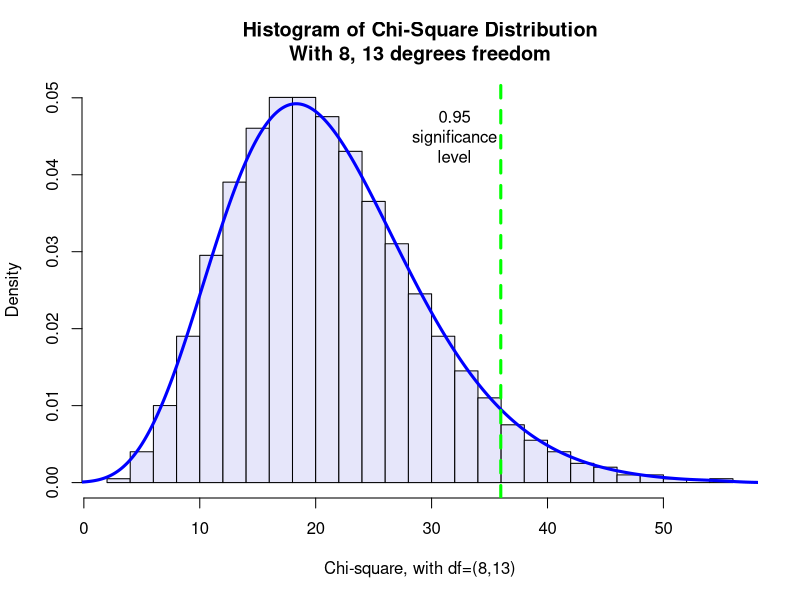

Recreate this plot in R.
#############################################
#                                           #
# Author:     FirstName LastName            #
# Date:       10/25/2018                    #
# Subject:    Project 0                     #
# Class:      BDAT 640                      #
# Section:    01W                           #         
# Instructor: Chris Shannon                 #
# File Name:  Project0_LastName_FirstName.R #
#                                           #
#############################################

# 1.1 Read the dataset in titanic2.csv into R.
#     Call the loaded data titanic.
titanic <- read.csv("titanic2.csv", header=T)

# 1.2 Make sure that you have the directory set 
#     to the correct location for the data.
#setwd("R:/bdat640_19_SP01")

# 2.1 How many rows are in the data frame?
#     Answer: 14
nrow(titanic)

# 2.2 How many columns? 
#     Answer: 5
ncol(titanic)

       
# 2.3 What do the rows and columns represent?
#     Answer: Each row represents class of passenger or crew,
#             Each column represents a characteristic
#             for each passenger, which include the
#             characteristics Clas, Sex, Age, Survived, Died.

# NOTE: MAKE SURE YOU WRAP LONG LINES SO THAT THEY ARE
#       EASILY READ IN A TEXT EDITOR, AS IN THE ABOVE ANSWER
#       THE NEXT LINE IS AN EXAMPLE OF WHAT NOT TO DO:
#     Answer: Each row represents class of passenger or crew, Each column represents a characteristic For each passenger, which include the characteristics Clas, Sex, Age, Survived, Died.
#
#     YOU WILL LOSE POINTS IF COMMENT LINES ARE TOO LONG!

# 3.1 Select the 1st, 5th, and 10th rows with
#     columns Class and Age.
#     Answer:
#    Class   Age    Sex Survived Died
# 1    1st Child Female        1    0
# 5    2nd Adult Female       11    0
# 10   3rd Child   Male       76   89
# THIS IS TABULAR DATA, SO YOU MAY TAKE A SCREEN SHOT 
# OF THIS FOR INCLUDING IN YOUR MICROSOFT WORD DOCUMENT.
titanic[c(1,5,10),c("Class", "Age")]

# 4.1 Regress Survived and Died on the predictors Class, Sex and Age
#     using the two-column form for the dependent variable.
fit <- glm(cbind(Survived, Died) ~ Class + Sex + Age,
           family=binomial, 
           data=titanic)

# THIS IS TABULAR DATA, SO YOU MAY TAKE A SCREEN SHOT 
# OF THIS FOR INCLUDING IN YOUR MICROSOFT WORD DOCUMENT.
summary(fit) 

# 4.2 Are any of the predictors associated with survival?
# Answer: AgeChild is positively associated with survival.
#         Class2nd, Class3rd, ClassCrew and SexMale are
#         all negatively associated with survival.

# 4.3 If so, explain the relationship based on the t-statistics.
# Answer: The t-statistics for AgeChild, Class2nd, Class3rd, ClassCrew
#         and SexMale are all well below the significance threshold
#         of 0.05.

# 4.4 Explain the chances of survival in terms of odds, giving the 
#     precise numbers and giving in terms a non-expert can understand.
# Answer: 
#  Class2nd   Class3rd  ClassCrew    SexMale   AgeChild 
# 0.3612825  0.1690159  0.4241466  0.3459219 11.2465380
#
# Second Class and Male each have an approximate survival
# rate of 1 in 3. If you are in Third Class, the odds of your
# survival is approximately 1 to 6, and if you are in the crew,
# your odds of survival are approximately 4 to 10. But if you
# are a child, the odds of your survival are better than
# 11 to 1.
odds <- exp(fit$coefficients)[-1]
odds

# 5.1 What are the odds of a male 1st-class and a male 3rd-class
#     child surviving the Titanic? Show the precise odds and
#     explain in a way a non-expert can understand.
# Answer: First-class Male Child: 35.0000
#         Third-class Male Child:  0.8539
# 
# A #male child who is a first-class passenger has 35 to 1 odds
# of surviging the Titanic. Your survival is almost guaranteed.
# But a third-class male child, however, has 5 to 6 odds of
# surviving.
# 
# display data and calculate with numbers from the list.
titanic
p1 <- 140/144 
p3 <- 76/(76+89)

p1.odds <- p1/(1 - p1)
p3.odds <- p3/(1 - p3)

results <- c(`First-class Male Child`=p1.odds,
             `3rd-class Male Child`=p3.odds)
round(results, 2)

# 6.1 Show a histogram of the Chi-Square distribution with 8 (upper) 
#     and 13 (lower) degrees of freedom.
cdist <- qchisq((1:999)/1000, 8,13)
hist(cdist, breaks=20, col="lavender", probability = T,
     xlab="Chi-square, with df=(8,13)",
     main="Histogram of Chi-Square Distribution\nWith 8, 13 degrees freedom")
points(density(cdist), col="blue", type="l", lwd=3)

# 6.2 On the same graphic, draw a vertical dotted line to
#     show the critical test value (0.05 significance level).
#     Make sure your graphic is properly titled and labeled.

critical.value <- qchisq(0.95, 8,13)
abline(v=critical.value, type="l",lty=2,col="green",lwd=3)
text(critical.value -4, 0.045, "0.95\nsignificance\nlevel")

# End assignment